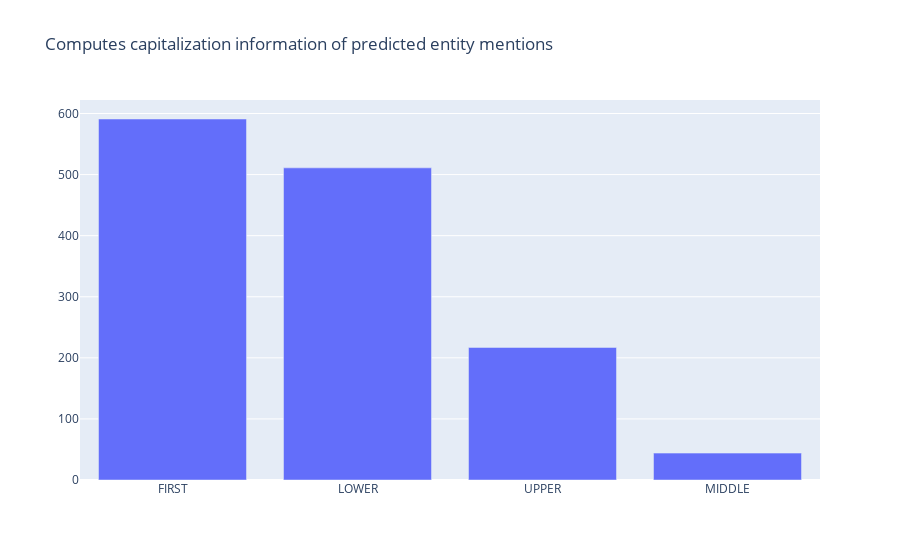

The cell this chart's notebook holds for it:
### Markdown cell above
### Entity capitalness

### Code cell
from rubrix.metrics.token_classification import entity_capitalness

entity_capitalness(name="med7_trf").visualize()

### Figure 1 — Plotly figure (JSON) as saved in the notebook; plotly's stock layout.template omitted (floating-point values rounded to 4 significant figures)
{"data": [{"type": "bar", "x": ["FIRST", "LOWER", "UPPER", "MIDDLE"], "y": [591, 511, 217, 44]}], "layout": {"autosize": true, "title": {"text": "Computes capitalization information of predicted entity mentions"}, "xaxis": {"autorange": true, "range": [-0.5, 3.5], "title": {"text": ""}, "type": "category"}, "yaxis": {"autorange": true, "range": [0, 622.1], "title": {"text": ""}, "type": "linear"}}}
